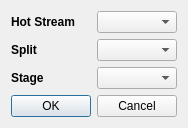
<?xml version="1.0" encoding="UTF-8"?>
<ui version="4.0">
 <class>Dialog</class>
 <widget class="QDialog" name="Dialog">
  <property name="geometry">
   <rect>
    <x>0</x>
    <y>0</y>
    <width>180</width>
    <height>121</height>
   </rect>
  </property>
  <property name="windowTitle">
   <string>Hot Stream Split</string>
  </property>
  <layout class="QGridLayout" name="gridLayout_2">
   <item row="0" column="0" rowspan="2" colspan="2">
    <layout class="QGridLayout" name="gridLayout">
     <item row="3" column="0">
      <widget class="QLabel" name="label_5">
       <property name="font">
        <font>
         <weight>75</weight>
         <bold>true</bold>
        </font>
       </property>
       <property name="text">
        <string>Stage</string>
       </property>
      </widget>
     </item>
     <item row="1" column="0">
      <widget class="QLabel" name="label_2">
       <property name="font">
        <font>
         <weight>75</weight>
         <bold>true</bold>
        </font>
       </property>
       <property name="text">
        <string>Split</string>
       </property>
      </widget>
     </item>
     <item row="1" column="1">
      <widget class="QComboBox" name="comboBox_2"/>
     </item>
     <item row="3" column="1">
      <widget class="QComboBox" name="comboBox_3"/>
     </item>
     <item row="0" column="1">
      <widget class="QComboBox" name="comboBox"/>
     </item>
     <item row="0" column="0">
      <widget class="QLabel" name="label">
       <property name="font">
        <font>
         <weight>75</weight>
         <bold>true</bold>
        </font>
       </property>
       <property name="text">
        <string>Hot Stream</string>
       </property>
      </widget>
     </item>
    </layout>
   </item>
   <item row="2" column="0">
    <widget class="QPushButton" name="pushButton">
     <property name="text">
      <string>OK</string>
     </property>
    </widget>
   </item>
   <item row="2" column="1">
    <widget class="QPushButton" name="pushButton_2">
     <property name="text">
      <string>Cancel</string>
     </property>
    </widget>
   </item>
  </layout>
 </widget>
 <resources/>
 <connections/>
</ui>
